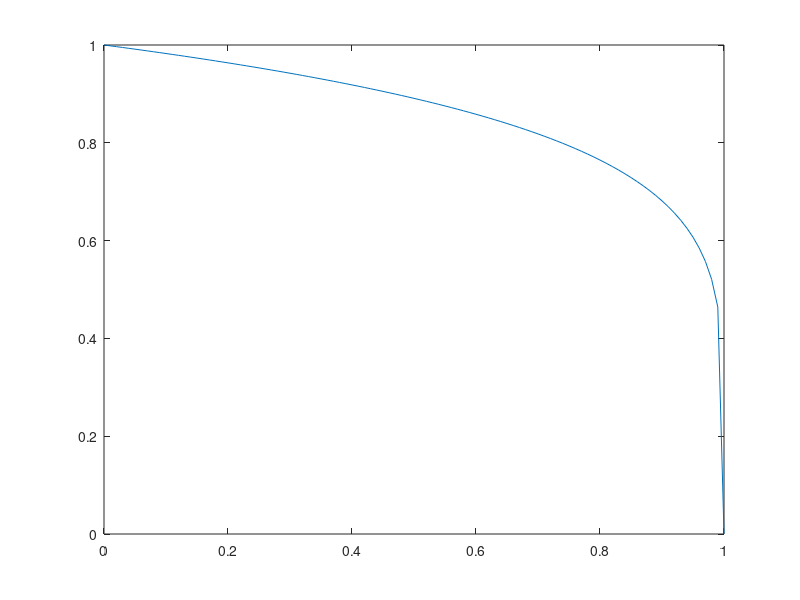

Write MATLAB code to recreate this figure.
% U = @(r,a,umax,ut) umax - 2.5 * log(a./(a-r)) * ut;

U = @(r,a,umax,n) umax * ((a-r)/a).^(1/n);



r = 0:0.01:1;

% u = U(r,1,1,0.1);

u = U(r,1,1,6);

plot(r,u)

